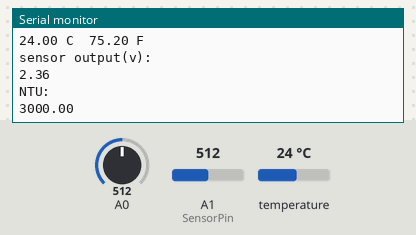
Simulated run of this sketch. Board: Arduino Uno, built with avr-gcc and run on an emulated ATmega328P. Parts: the last lines printed to the serial monitor. The test bench sets the inputs (shaded band); at power-on: A1 (SensorPin) = 512, A0 = 512, temperature 24 °C.

Above: at 13.4 s.
13.5 s: A1 (SensorPin) set to 62
At 14.8 s:
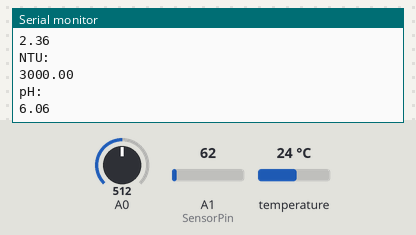
15.0 s: A1 (SensorPin) set to 52
At 16.9 s:
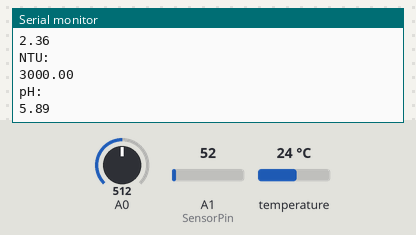
Timing chart, 0 to 17.5 s (numbered marks = the images above; inputs shaded):
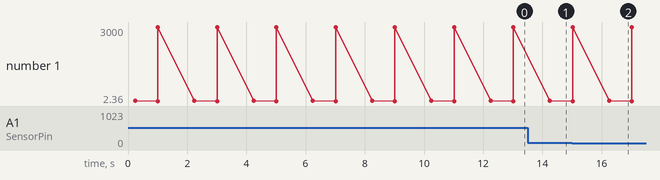

Measured:
- after the input at 13.5 s, the serial monitor: prints a new line after 0.75 s (image 1)
- after the input at 15.0 s, the serial monitor: prints a new line after 1.3 s (image 2)
- plotted number 1: 3000 → 6.06 after the input at 13.5 s

The sketch:

phsensor3.ino
```cpp
#include <OneWire.h>

#include <DallasTemperature.h>
#include <SoftwareSerial.h>
#include <ArduinoJson.h>
SoftwareSerial nodemcu(5,6);
#define ONE_WIRE_BUS 13

OneWire oneWire(ONE_WIRE_BUS);

DallasTemperature sensors(&oneWire);
float Celsius = 0;
float Fahrenheit = 0;
char dd=0;
#define SensorPin A1          // the pH meter Analog output is connected with the Arduino’s Analog
unsigned long int avgValue;  //Store the average value of the sensor feedback
float b;
float voltage;
float ntu;
int buf[10],temp;
char *my_str[]={"used_to_drinking"} ;
void setup()
{

 Serial.begin(115200);
  nodemcu.begin(115200);
  pinMode(13,OUTPUT);
  sensors.begin();
  Serial.println("Ready");    //Test the serial monitor
}
void loop()
{
  StaticJsonBuffer<1000> jsonBuffer;
  JsonObject& data = jsonBuffer.createObject();
  voltage=0;
  for(int i=0;i<800;i++)
  {
    voltage += ((float)analogRead(A0)/ 1023.0)*5;
 }
 voltage=voltage/850;
 voltage=round_to_dp(voltage,2);
 if(voltage<2.5)
 {
  ntu=3000;
  }
  else
  {    ntu=-1220.4*sq(voltage)+5742.3*voltage-5353.8;
    }

  for(int i=0;i<10;i++)       //Get 10 sample value from the sensor for smooth the value
  {
    buf[i]=analogRead(SensorPin);
    delay(10);
  }
  for(int i=0;i<9;i++)        //sort the analog from small to large
  {
    for(int j=i+1;j<10;j++)
    {
      if(buf[i]>buf[j])
      {
        temp=buf[i];
        buf[i]=buf[j];
        buf[j]=temp;
      }
    }
  }
  avgValue=0;
  for(int i=2;i<8;i++)                      //take the average value of 6 center sample
  avgValue+=buf[i];
  float phValue=(float)avgValue*5.0/1024/6; //convert the analog into millivolt
  phValue=3.5*phValue+5;
  //convert the millivolt into pH value
  Serial.println ();
  Serial.println("pH:");
  Serial.println(phValue);
  sensors.requestTemperatures();

  Celsius = sensors.getTempCByIndex(0);
  Fahrenheit = sensors.toFahrenheit(Celsius);
  Serial.print(Celsius);
  Serial.print(" C  ");
  Serial.print(Fahrenheit);
  Serial.println(" F");
  Serial.println ("sensor output(v):");
  Serial.println (voltage);
  Serial.println ("NTU:");
  Serial.println(ntu);
  Serial.println ();
  if(phValue>=6&&phValue<=8)
  {
    if(voltage>2.5 )
    {
      for(int i=0;i<1;i++)
     Serial.println(my_str[i]);
    }
  }
  else
  dd="nowater";


  //str =String("ph: ")+String(phValue)+String("c: ")+String(Celsius)+String("ntu: ")+String(ntu);
  //serial.println(str);
  data["ph"] = phValue;
  data["ntu"] = ntu;
  data["temp"]=Celsius;
  data["status"]= my_str;

  //Send data to NodeMCU
  data.printTo(nodemcu);
  jsonBuffer.clear();
  delay(1000);
}
   float round_to_dp(float in_value,int decimal_place)
{
  float multiplier =powf(10.0f,decimal_place);
in_value=roundf(in_value* multiplier)/multiplier;
return in_value;
  }
```
